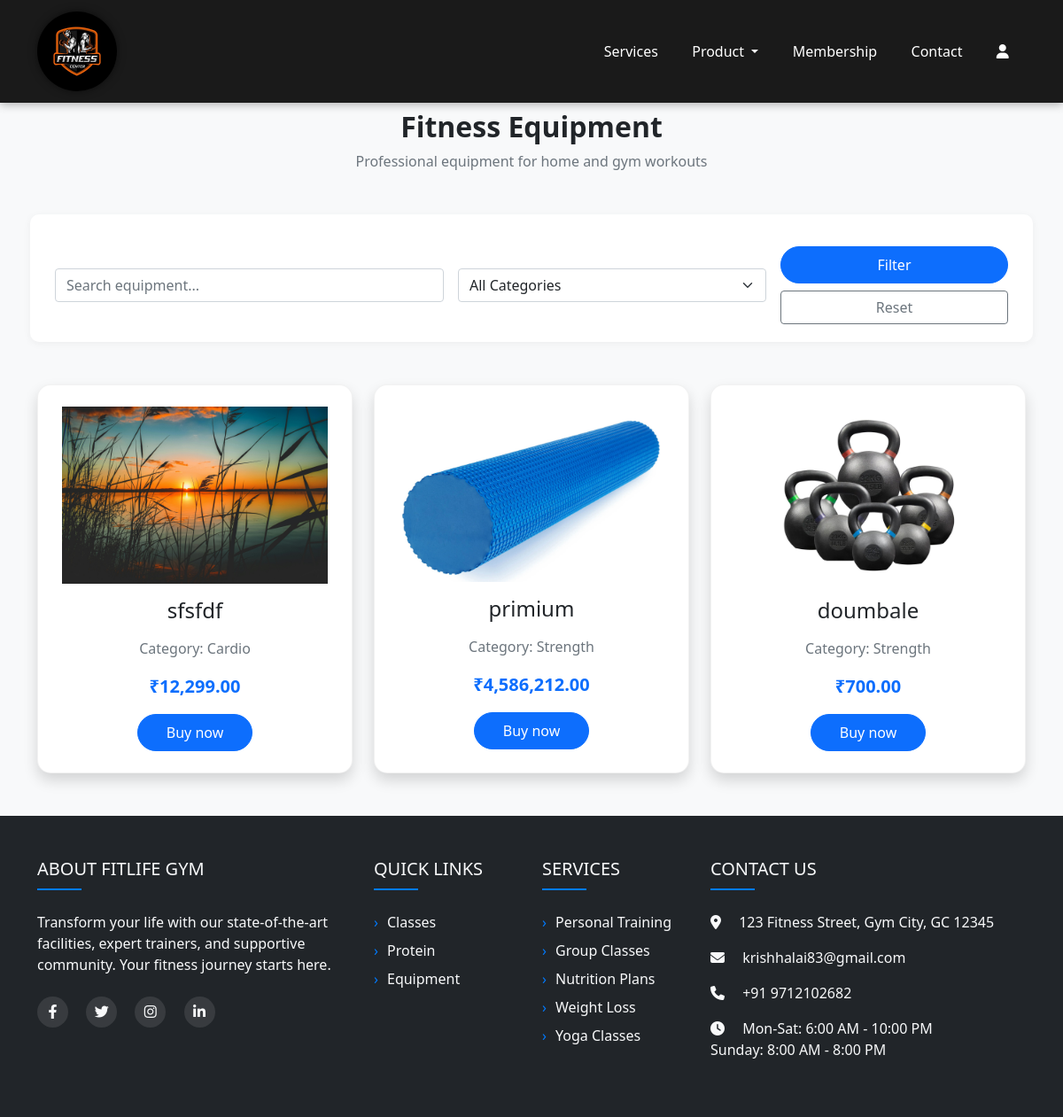
/user/equipment.php, run on the app's committed database.
### tables this page shows
CREATE TABLE `equipment` (
  `id` int NOT NULL,
  `name` varchar(100) NOT NULL,
  `category` varchar(50) NOT NULL,
  `price` decimal(10,2) NOT NULL,
  `status` enum('Available','In Use','Under Maintenance','Out of Order') DEFAULT 'Available',
  `image` varchar(255) DEFAULT NULL
);

### user/equipment.php (the view, shortened to what this page needs)
<?php
include 'masterpage/header.php';
$conn = new mysqli("localhost", "root", "", "krish");
$search = isset($_GET['search']) ? $_GET['search'] : '';
$category = isset($_GET['category']) ? $_GET['category'] : 'all';
$where = '';
$query = "SELECT id, name, category, price, image FROM equipment $where ORDER BY id DESC";
$stmt = $conn->prepare($query);
if (!$stmt->execute()) {
    die("Error executing query: " . $stmt->error);
}
$equipment_result = $stmt->get_result();
?>
<section class="products py-5">
    <div class="container">
        <div class="row text-center mb-5">
            <div class="col-12">
                <h2 class="fw-bold">Fitness Equipment</h2>
                <p class="text-muted">Professional equipment for home and gym workouts</p>
            </div>
        </div>
        <form method="GET" class="row g-3 align-items-center filter-form mb-5">
            <div class="col-md-5">
                <input type="text" name="search" class="form-control" placeholder="Search equipment..."
                       value="<?php echo htmlspecialchars($search); ?>">
            </div>
            <div class="col-md-4">
                <select name="category" class="form-select">
                    <option value="all" <?= ($category == 'all') ? 'selected' : '' ?>>All Categories</option>
                </select>
            </div>
            <div class="col-md-3">
                <button type="submit" class="btn btn-primary w-100">Filter</button>
                <a href="?" class="btn btn-outline-secondary w-100 mt-2">Reset</a>
            </div>
        </form>
        <div class="row g-4">
            <?php if ($equipment_result && $equipment_result->num_rows > 0): ?>
                <?php while($item = $equipment_result->fetch_assoc()): ?>
                <div class="col-md-6 col-lg-4">
                    <div class="product-card h-100 p-4 text-center shadow">
                        <img src="image/products/<?= htmlspecialchars($item['image'] ?? 'default.jpg') ?>"
                             alt="<?= htmlspecialchars($item['name'] ?? 'Equipment Image') ?>"
                             class="img-fluid mb-3 product-image">
                        <h4 class="mb-3"><?= htmlspecialchars($item['name'] ?? 'Unnamed Equipment') ?></h4>
                        <p class="text-muted mb-2">Category: <?= htmlspecialchars($item['category'] ?? 'N/A') ?></p>
                        <p class="price">₹<?= isset($item['price']) ? number_format($item['price'], 2) : '0.00' ?></p>
                        <a href="login.php" class="btn btn-primary">Buy now</a>
                    </div>
                </div>
                <?php endwhile; ?>
            <?php else: ?>
                <div class="col-12 text-center py-5">
                    <h4 class="text-muted"><?= ($search || $category != 'all') ? 'No equipment found matching your criteria' : 'No equipment available' ?></h4>
                </div>
            <?php endif; ?>
        </div>
    </div>
</section>
<?php include 'masterpage/footer.php'; ?>

### user/masterpage/header.php (shortened to what this page needs)
<!DOCTYPE html>
<html lang="en">
<head>
    <link href="https://cdn.jsdelivr.net/npm/bootstrap@5.0.2/dist/css/bootstrap.min.css" rel="stylesheet">
    <link rel="stylesheet" href="https://cdnjs.cloudflare.com/ajax/libs/font-awesome/6.4.0/css/all.min.css">
</head>
<body>
<nav class="navbar navbar-expand-lg navbar-dark fixed-top">
    <div class="container">
        <a class="navbar-brand" href="">
            <img src="image/logo/logo.jpg" alt="Gym Logo" class="logo-img">
        </a>
        <div class="collapse navbar-collapse" id="navbarNav">
            <ul class="navbar-nav ms-auto">
                <li class="nav-item">
                    <a class="nav-link" href="services.php">Services</a>
                </li>
                <li class="nav-item dropdown">
                    <a class="nav-link dropdown-toggle" href="#" id="navbarDropdown" role="button" data-bs-toggle="dropdown" aria-expanded="false">
                        Product
                    </a>
                </li>
                <li class="nav-item">
                    <a class="nav-link" href="membership.php">Membership</a>
                </li>
                <li class="nav-item">
                    <a class="nav-link" href="contact.php">Contact</a>
                </li>
                <li class="nav-item dropdown">
                    <a class="nav-link" href="#" id="profileDropdown" role="button" data-bs-toggle="dropdown" aria-expanded="false">
                    <i class="fa fa-user" aria-hidden="true"></i>
                    </a>
                </li>
            </ul>
        </div>
    </div>
</nav>

### user/masterpage/footer.php (shortened to what this page needs)
<footer class="footer bg-dark text-light py-5">
    <div class="container">
        <div class="row">
            <div class="col-lg-4 mb-4 mb-lg-0">
                <h5 class="text-uppercase mb-4 font-weight-bold">About FitLife Gym</h5>
                <p class="mb-4">Transform your life with our state-of-the-art facilities, expert trainers, and supportive community. Your fitness journey starts here.</p>
                <div class="social-links">
                    <a href="#" class="me-3 text-light"><i class="fab fa-facebook-f"></i></a>
                    <a href="#" class="me-3 text-light"><i class="fab fa-twitter"></i></a>
                    <a href="#" class="me-3 text-light"><i class="fab fa-instagram"></i></a>
                    <a href="#" class="text-light"><i class="fab fa-linkedin-in"></i></a>
                </div>
            </div>
            <div class="col-lg-2 col-md-6 mb-4 mb-lg-0">
                <h5 class="text-uppercase mb-4 font-weight-bold">Quick Links</h5>
                <ul class="list-unstyled">
                    <li class="mb-2"><a href="classes.php" class="text-light text-decoration-none">Classes</a></li>
                    <li class="mb-2"><a href="protein.php" class="text-light text-decoration-none">Protein</a></li>
                    <li class="mb-2"><a href="equipment.php" class="text-light text-decoration-none">Equipment</a></li>
                </ul>
            </div>
            <div class="col-lg-2 col-md-6 mb-4 mb-lg-0">
                <h5 class="text-uppercase mb-4 font-weight-bold">Services</h5>
                <ul class="list-unstyled">
                    <li class="mb-2"><a href="services.php" class="text-light text-decoration-none">Personal Training</a></li>
                    <li class="mb-2"><a href="services.php" class="text-light text-decoration-none">Group Classes</a></li>
                    <li class="mb-2"><a href="services.php" class="text-light text-decoration-none">Nutrition Plans</a></li>
                    <li class="mb-2"><a href="services.php" class="text-light text-decoration-none">Weight Loss</a></li>
                    <li class="mb-2"><a href="services.php" class="text-light text-decoration-none">Yoga Classes</a></li>
                </ul>
            </div>
            <div class="col-lg-4 col-md-6">
                <h5 class="text-uppercase mb-4 font-weight-bold">Contact Us</h5>
                <p class="mb-3">
                    <i class="fas fa-location-dot me-3"></i>
                    123 Fitness Street, Gym City, GC 12345
                </p>
                <p class="mb-3">
                    <i class="fas fa-envelope me-3"></i>
                    krishhalai83@gmail.com
                </p>
                <p class="mb-3">
                    <i class="fas fa-phone me-3"></i>
                    +91 9712102682
                </p>
                <p>
                    <i class="fas fa-clock me-3"></i>
                    Mon-Sat: 6:00 AM - 10:00 PM<br>
                    Sunday: 8:00 AM - 8:00 PM
                </p>
            </div>
        </div>
    </div>
</footer>

### user/masterpage/header.php (style rules this page uses)
body { padding-top: 76px; margin: 0; }
.navbar { background-color: #1a1a1a; box-shadow: 0 2px 10px rgba(0,0,0,0.3); }
.logo-img { height: 90px; width: 90px; border-radius: 50%; box-shadow: 0 0 10px rgba(0,0,0,0.5); transition: transform 0.3s ease; }
.nav-link { color: #fff !important; font-weight: 500; padding: 0.5rem 1rem !important; margin: 0 0.2rem; transition: all 0.3s ease; }

### user/equipment.php (style rules this page uses)
.products { background-color: #f8f9fa; min-height: 70vh; }
.filter-form { background: #fff; padding: 20px; border-radius: 10px; box-shadow: 0 2px 10px rgba(0,0,0,0.05); margin-bottom: 30px; }
.product-card { background: #fff; border-radius: 15px; transition: transform 0.3s ease, box-shadow 0.3s ease; border: 1px solid rgba(0,0,0,0.05); overflow: hidden; }
.product-image { max-height: 200px; width: auto; object-fit: contain; }
.price { font-size: 1.25rem; font-weight: bold; color: #0d6efd; margin: 1rem 0; }
.btn-primary { padding: 0.5rem 2rem; border-radius: 50px; }

### user/masterpage/footer.php (style rules this page uses)
.footer { position: relative; bottom: 0; width: 100%; }
.footer h5 { position: relative; padding-bottom: 12px; }
.footer h5::after { content: ''; position: absolute; left: 0; bottom: 0; width: 50px; height: 2px; background: #007bff; }
.footer ul li a { transition: all 0.3s ease; position: relative; padding-left: 15px; }
.footer ul li a:before { content: '›'; position: absolute; left: 0; color: #007bff; }
.social-links a { display: inline-block; width: 35px; height: 35px; background: rgba(255,255,255,0.1); text-align: center; line-height: 35px; border-radius: 50%; transition: all 0.3s ease; }
.fas, .fab { transition: all 0.3s ease; }

### data on the page
equipment: image (picture), name "sfsfdf", category "Cardio", price "12,299.00"
equipment: image (picture), name "primium", category "Strength", price "4,586,212.00"
equipment: image (picture), name "doumbale", category "Strength", price "700.00"
